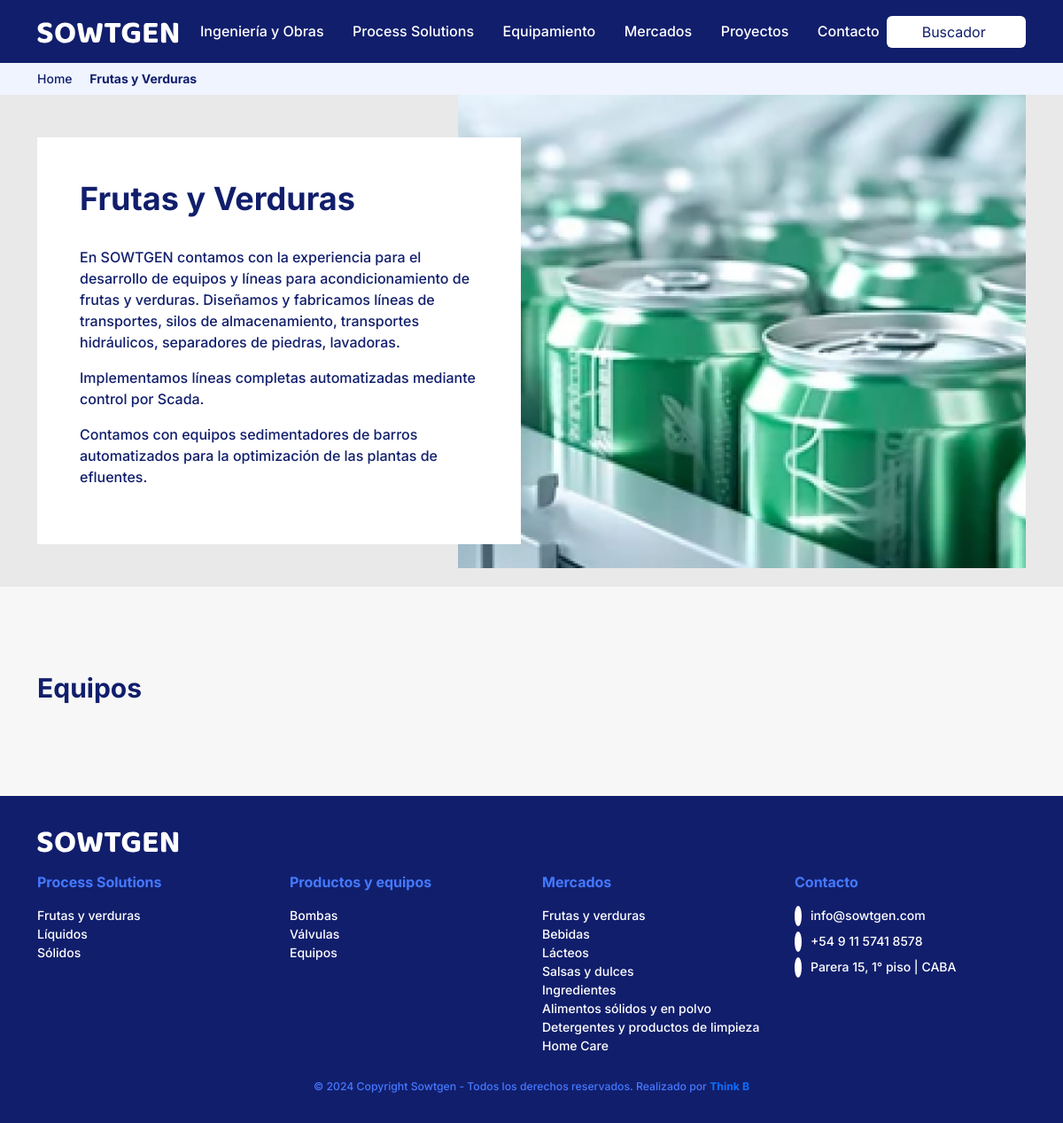
The app's page /industrias/frutas-y-verduras with its own data.
### tables this page shows
CREATE TABLE `industrias` (
  `id_industria` int(11) NOT NULL AUTO_INCREMENT,
  `titulo_industria` varchar(250) NOT NULL,
  `slug_industria` varchar(250) NOT NULL,
  `descripcion_corta_industria` varchar(500) NOT NULL,
  `foto_chica_industria` varchar(500) NOT NULL,
  `descripcion_industria` text NOT NULL,
  `foto_grande_industria` varchar(500) NOT NULL,
  `id_mercado` int(11) NOT NULL,
  `id_process_solution` int(11) NOT NULL,
  `icono_industria` varchar(500) NOT NULL,
  PRIMARY KEY (`id_industria`),
  KEY `fk_mercados_idx` (`id_mercado`),
  KEY `fk_process_solutions_idx` (`id_process_solution`),
  CONSTRAINT `fk_mercados` FOREIGN KEY (`id_mercado`) REFERENCES `mercados` (`id_mercado`) ON DELETE NO ACTION ON UPDATE NO ACTION,
  CONSTRAINT `fk_process_solutions` FOREIGN KEY (`id_process_solution`) REFERENCES `process_solutions` (`id_process_solution`) ON DELETE NO ACTION ON UPDATE NO ACTION
);

### controlador/controlador-industrias.php (called while the page is built, shortened)
<?php
require_once 'persistencia/persistencia_mysql.php';
function cargarIndustria($slug)
{
    $campos     = "*";
    $tabla      = "industrias";
    $criterio = "WHERE slug_industria = '" . $slug . "' LIMIT 1";
    $consulta   = obtenerPedido($campos, $tabla, $criterio);
    $retorno    = !empty($consulta) ? $consulta[0] : array();
    return $retorno;
}
?>

### persistencia/mySqlDb.php (called while the page is built, shortened)
<?php
function conectarDB()
{
    $_serverHost = SERVER_HOST_DB;
    $_userName = USER_NAME_DB;
    $_password = PASSWORD_DB;
    $_schema = SCHEMA_DB;
    $_char_set = CHAR_SET;
    $retorno = false;
    $conn = @mysqli_connect($_serverHost, $_userName ,$_password);
    if($conn == false)
    {
        $retorno = false;
    }
    else
    {
        $esquema = mysqli_select_db($conn, $_schema);
        if($esquema == false)
        {
            $retorno = false;
        }
        else
        {
            mysqli_set_charset($conn,$_char_set);
            $retorno = $conn;
        }
    }
    return $retorno;
}
function desconectarDB($conn)
{
    $retorno = false;
    if(mysqli_close($conn) == false)
    {
        $retorno = false;
    }
    else
    {
        $retorno = true;
    }
    return $retorno;
}
function ejecutarConsulta($query)
{
    $retorno = false;
    $conn = conectarDB();
    if($conn != false)
    {
        $resultado  = mysqli_query($conn,$query);
        if($resultado == false)
        {
           $retorno = false;
        }
        else
        {
            $retorno = $resultado;
        }
    }
    else
    {
        $retorno = false;
    }
    return $retorno;
}
function obtenerArray($resultado)
{
    $retorno = false;
    if($resultado != false)
    {
        $temp = mysqli_fetch_array($resultado);
        if($temp != false)
        {
            $filas 	= array();
            $indice	= 0;
            while($temp)
            {
                    $filas[$indice]	= $temp;
                    $temp = mysqli_fetch_array($resultado);
                    $indice++;
            }
            try
            {
                $retorno	= array();
                $indice     = 0;
                foreach($filas as $fila)
                {
					foreach($fila as $key => $val) {
						$retorno[$indice][$key] = $val;
					}
                    $indice++;
                }
            }catch(Exception $e)
            {
            }
        }
        else
        {
            $retorno = false;
        }
    }
    else
    {
        $retorno = false;
    }
    return $retorno;
}
?>

### persistencia/persistencia_mysql.php (called while the page is built, shortened)
<?php
require_once 'mySqlDb.php';
function obtenerPedido($campos, $tabla, $criterio = "", $inicio = -1, $tamanio = 0, $ordenarPor = "")
{
    $retorno = false;
    $query = "SELECT ".$campos." FROM ".$tabla." ".$criterio." ".$ordenarPor;
    $resultado  = ejecutarConsulta($query);
    $aux        = obtenerArray($resultado);
    if($aux != false)
    {
        $retorno = $aux;
    }
    else
    {
        $retorno = false;
    }
    return $retorno;
}
?>

### plantillas/plantilla-industrias.php (the view, shortened to what this page needs)
<?php
$industria = cargarIndustria($param);
$title = $industria['titulo_industria'];
include_once 'header.php';
?>
<main class="flex-shrink-0">
  <section id="breadcrumbs">
    <div class="container">
      <div class="row">
        <div class="col my-2">
        <?php include_once 'breadcrumbs.php';?>
        </div>
      </div>
    </div>
  </section>
  <section>
    <div class="bg-color5 fullheight">
      <div class="container">
        <div class="row">
          <div class="col-xl-7 ms-auto">
          <img src="<?=BASE_PATH?>/img/gaseosas-1200x1000.jpg" alt="Pasteurizadores" title="Pasteurizadores" class="img-fluid">
          </div>
        </div>
      </div>
    </div>
    <div class="container position-relative">
      <div class="row">
        <div class="col-xl-6 py-xl-5 mt-n5 mt-xl-0">
            <div class="bg-white min-height-450px d-flex flex-column p-5">
                <h1><?php echo $title; ?></h1>
                <?=$industria['descripcion_industria']?>
            </div>
        </div>
      </div>
    </div>
  </section>
  <section class="py-5 py-lg-6">
    <div class="container">
      <div class="row">
        <div class="col">
          <h2>Equipos</h2>
        </div>
      </div>
    </div>
  </section>
</main>

### index.php (shortened to what this page needs)
<?php
$url = isset($_GET['url']) ? $_GET['url'] : '/';
$routes = array(
  '' => 'pagina-principal.php',
  'ingenieria-y-obras' => 'ingenieria-y-obras.php',
  'process-solutions' => 'process-solutions.php',
  'mercados' => 'mercados.php',
  'productos' => 'productos.php',
  'ingenieria-y-obras/' => 'plantillas/plantilla-ingenieria-y-obras.php',
  'process-solutions/' => 'plantillas/plantilla-process-solutions.php',
  'mercados/' => 'plantillas/plantilla-mercados.php',
  'industrias/' => 'plantillas/plantilla-industrias.php',
  'equipos/' => 'plantillas/plantilla-maquinas.php',
);
require_once 'controlador/controlador-industrias.php';
if (array_key_exists($url, $routes)){
  include_once $routes[$url];
}
else{
  foreach($routes as $key => $value)
  {
    $urlArray = explode('/', $url);
    if(count($urlArray) > 1) {
      $param = $urlArray[count($urlArray) - 1];
      array_pop($urlArray);
      $base = implode('/', $urlArray).'/';
      if(stristr($key, $base) !== false) {
        include_once $routes[$base];
      }
    }
  }
}
include_once 'footer.php';

### breadcrumbs.php (shortened to what this page needs)
<?php
    echo '<a href="/">Home</a>';
    echo ' <i class="las la-angle-right mx-2"></i> <strong>' . $title . '</strong>';
?>

### css/styles.css (style rules this page uses)
body { color: #111E6C; background-color: #F7F7F7; font-family: "Inter", sans-serif; font-weight: 500; }
main { margin-top: 70px; }
.h1, .h2, .h3, .h4, .h5, .h6, h1, h2, h3, h4, h5, h6 { font-weight: 700; margin-bottom: 2rem; }
.h1, h1 { font-size: 36px; }
.h2, h2 { font-size: 30px; }
*::placeholder { color: #111E6C !important; }
@media (min-width: 992px) { .py-lg-6 { padding-top: 6rem !important; padding-bottom: 6rem !important; } }
.bg-color5 { background-color: #E9E9E9; }
section { position: relative; }
@media (min-width: 1200px) { .fullheight { height: auto; position: absolute; top: 0; bottom: 0; left: 0; right: 0; overflow: hidden; } }
@media (min-width: 1200px) { .fullheight .row { height: 100%; } }
#breadcrumbs { background-color: #EFF4FF; font-size: 14px; }
#breadcrumbs a { color: #111E6C; text-decoration: none; }
@media (min-width: 1200px) { .min-height-450px { min-height: 450px; } }

### records on screen
industrias: titulo_industria "Frutas y Verduras", descripcion_industria "En SOWTGEN contamos con la experiencia para el desarrollo de equipos y líneas para acondicionamiento de frutas y verduras. Diseñamos y fabricamos líneas de transportes, silos de almacenamiento, transportes hidráulicos, separadores de piedras, lavadoras. Implementamos líneas completas automatizadas mediante control por Scada. Contamos con equipos sedimentadores de barros automatizados para la optimización de las plantas de efluentes."
